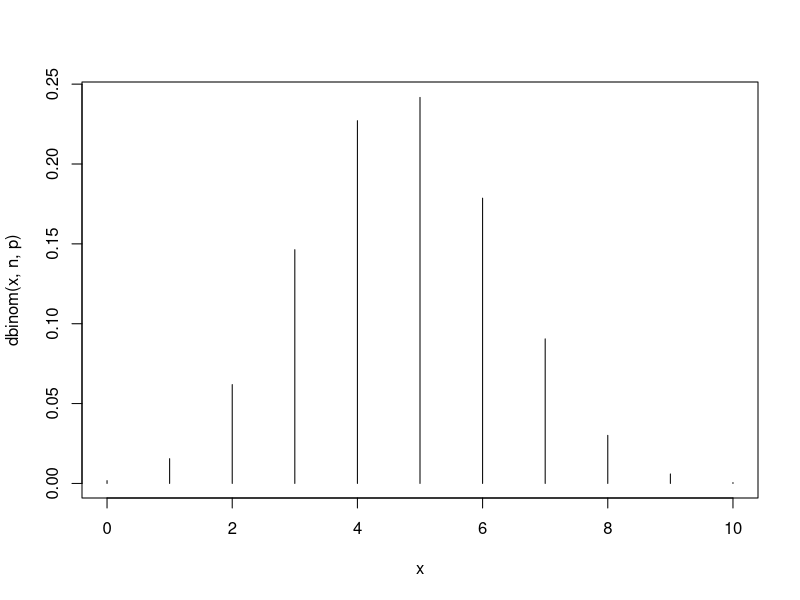
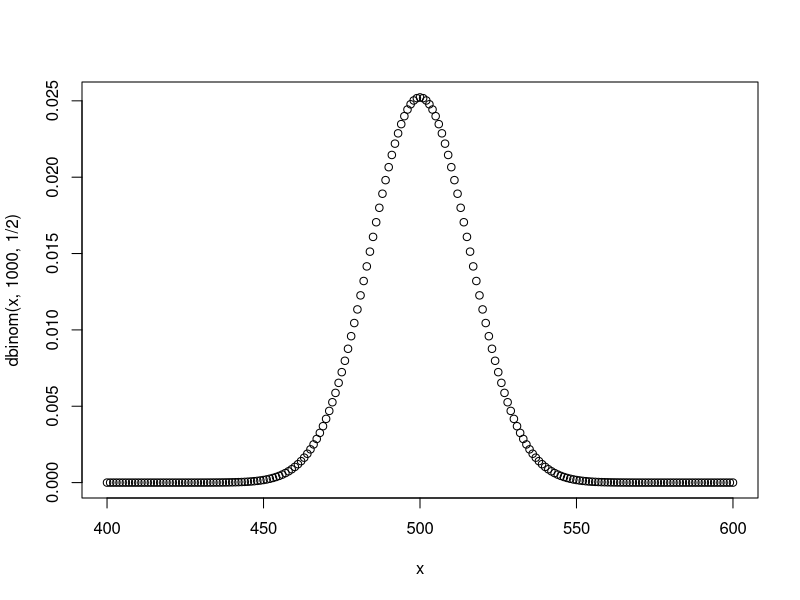
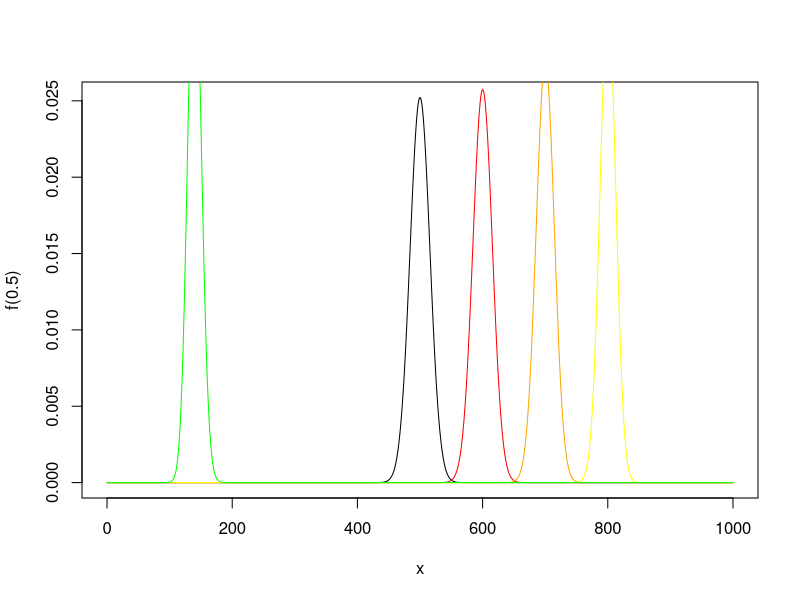
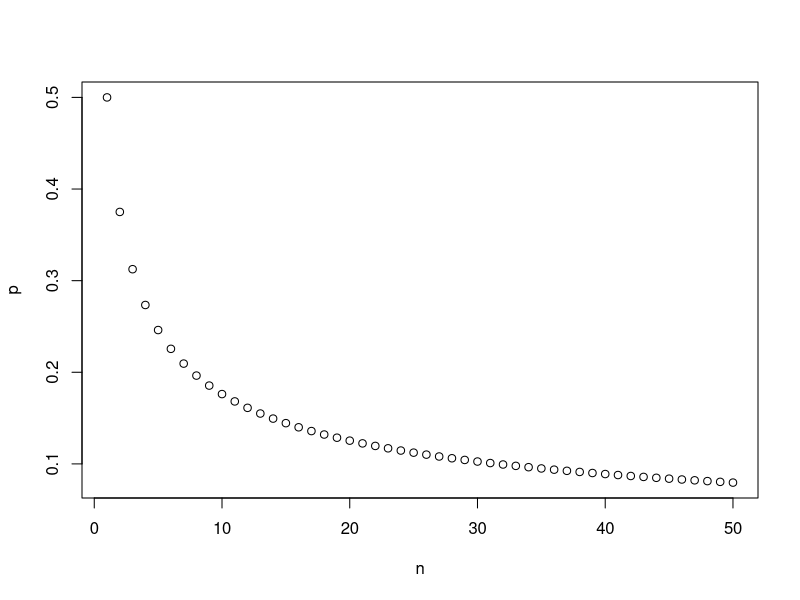
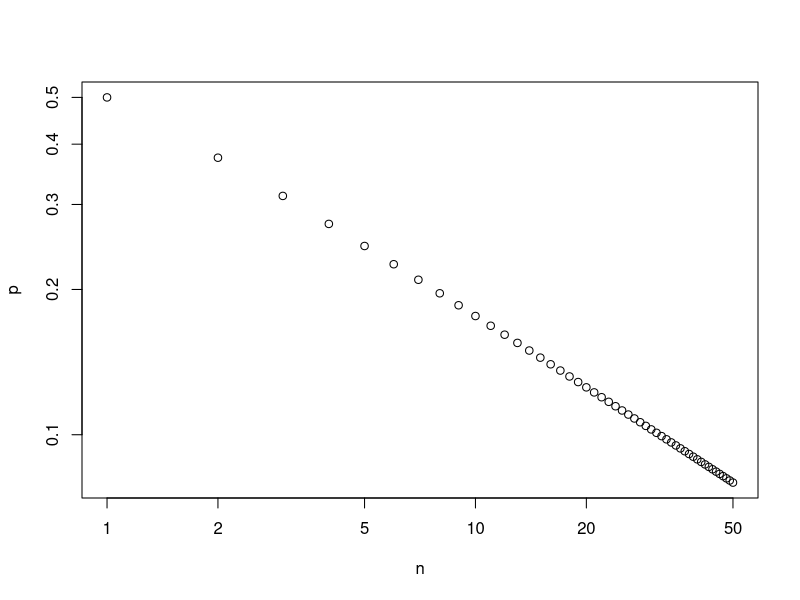
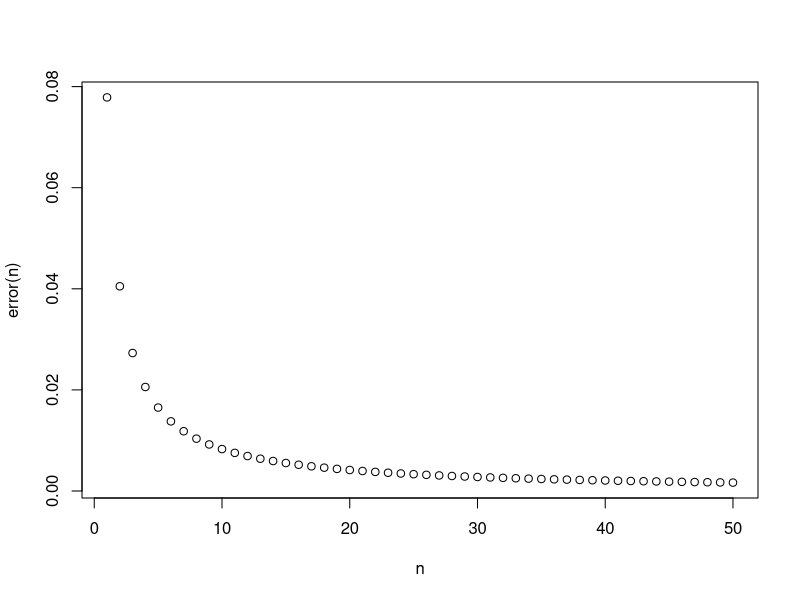
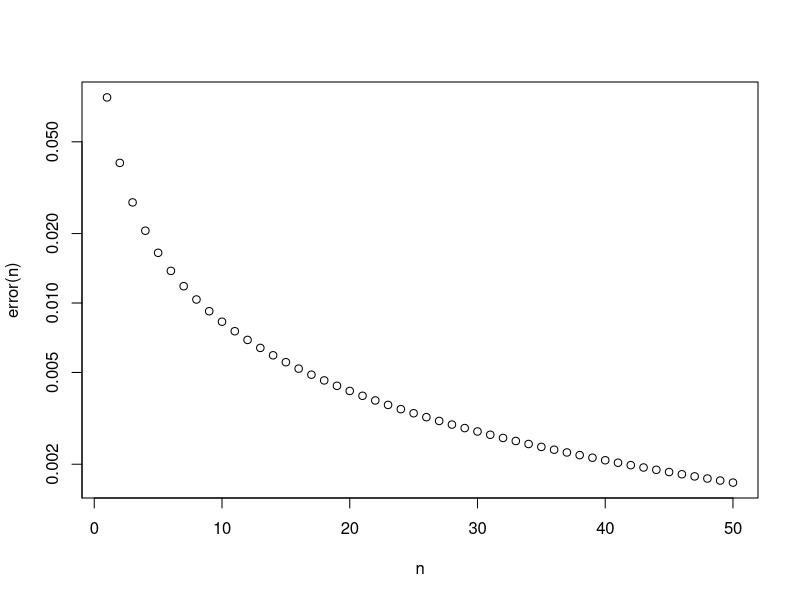
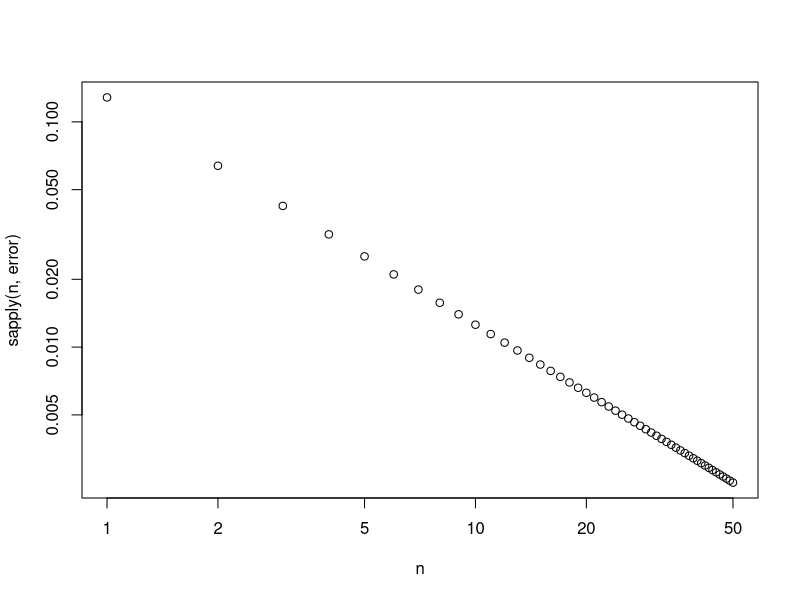

Generate these figures, in order, with R:
## ---- chunk 1
knitr::opts_chunk$set(include = FALSE) # change to TRUE when rendering solutions; this changes
                                       # the default visibility (which is overridden by explicitly
                                       # setting  include=TRUE in chunk options)
## ---- chunk 2
factorial(13)/(factorial(10)*factorial(13-10))*0.8^10*(1-0.8)^(13-10)

#alternatively
choose(13,10)*0.8^10*0.2^3

# better:

dbinom(10,13,0.8)
## ---- chunk 3
n <- 16
p <- 0.8
x <- 13
dbinom(x, n, p)
## ---- chunk 4

dbinom(0,13,0.8) + dbinom(1,13,0.8) + dbinom(2,13,0.8) +
dbinom(3,13,0.8) + dbinom(4,13,0.8) + dbinom(5,13,0.8) +
dbinom(6,13,0.8) + dbinom(7,13,0.8) + dbinom(8,13,0.8) +
dbinom(9,13,0.8)


sum(dbinom(0:9,13,0.8))

pbinom(9,13,0.8)
## ---- chunk 5
n <- 10
x <- 0:10
p <- 0.47
y <- dbinom(x, n, p)
names(y) <-  x
y

# check that probabilities sum to 1:
sum(y)
## ---- chunk 6

plot(x,dbinom(x,n,p),type='h')
## ---- chunk 7
n*p  # mean
sqrt(n*p*(1-p))  # standard deviation
mean(rbinom(1e6, n, p))  # numerical simulation of mean
sd(rbinom(1e6, n, p))    # numerical simulation of sd
## ---- chunk 8
x <- 400:600
plot(x,dbinom(x,1000,1/2))
## ---- chunk 9
f <- function(p){dbinom(0:1000,1000,p)}
x <- 0:1000
plot(x,f(0.5),type="l")
points(x,f(0.6),type="l",col="red")
points(x,f(0.7),type="l",col="orange")
points(x,f(0.8),type="l",col="yellow")
points(x,f(0.14),type="l",col="green")
## ---- chunk 10
dbinom(5, 10, 0.25)
## ---- chunk 11
sum(dbinom(6:10,10,1/4))
pbinom(5,10,1/4,lower.tail=FALSE)
## ---- chunk 12
n <- 1:50
p <- sapply(n,function(n){dbinom(n,2*n,1/2)})
plot(n,p)
plot(n,p,log="xy")
## ---- chunk 13
stirling <- function(n){sqrt(2*pi*n)*n^n/exp(n)}
stirling(10)
factorial(10)
error <- function(n){abs(stirling(n)-factorial(n))/factorial(n)}
plot(n,error(n))
plot(n,error(n),log="y")
## ---- chunk 14
error <- function(n){
   exact <- dbinom(n,2*n,1/2)
   approx <- 1/sqrt(pi*n)
   abs(exact-approx)/exact
}
plot(n,sapply(n,error),log='xy')
